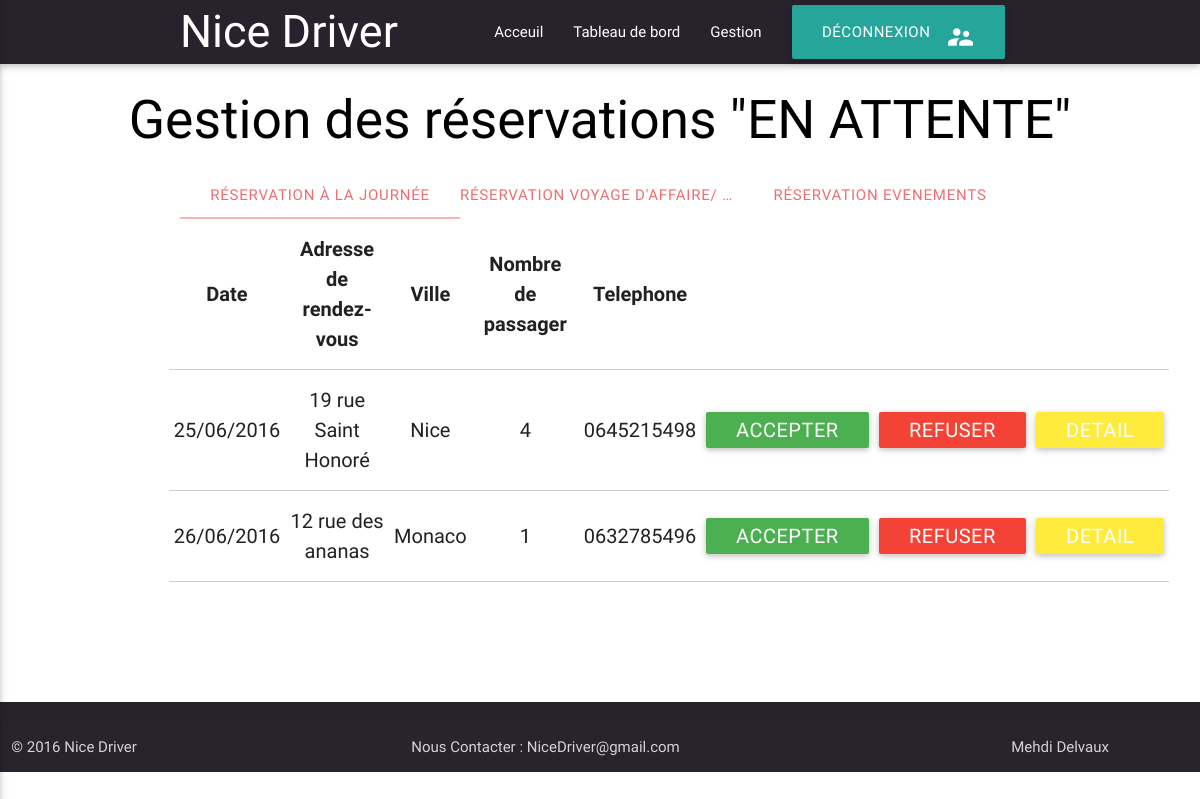
Screenshot of /vue/tableau_de_bord.php with the database file from the repository.
### tables this page shows
CREATE TABLE IF NOT EXISTS `reservationjour` (
  `id` int(11) NOT NULL AUTO_INCREMENT,
  `nom` varchar(255) NOT NULL,
  `email` varchar(255) NOT NULL,
  `dateD` varchar(255) NOT NULL,
  `adresse` varchar(255) NOT NULL,
  `nbpassager` int(11) NOT NULL,
  `tel` varchar(255) NOT NULL,
  `ville` varchar(255) NOT NULL,
  `etat` varchar(255) NOT NULL,
  PRIMARY KEY (`id`)
);

### modele/get_reservation.php (called while the page is built, shortened)
<?php
class GET_RESERVATION{
	static function get_reservationJour_attente()
	{
    $bdd=connexion();
    $etat="en attente";
	$req = $bdd->prepare('SELECT * FROM reservationjour WHERE etat=:etat ');
	$req->execute(array(':etat' => $etat));
    $reservations = $req->fetchAll();
    return $reservations;
	}
}

### vue/Admin_jour_list.php
<div class="tab-content">
    <div id="ReservJ" class="tab-pane fade in active">
     <table class="table2 highlight centered bordered  " >
        <thead>
          <tr>
              <th data-field="dateD">Date</th>
              <th data-field="adresse">Adresse de rendez-vous</th>
              <th data-field="ville">Ville</th>
              <th data-field="nbpassager">Nombre de passager</th>
              <th data-field="tel">Telephone</th>
          </tr>
        </thead>
        <tbody>
          <?php
              require_once('../modele/get_reservation.php');
              $attente = GET_RESERVATION::get_reservationJour_attente();
              foreach($attente as $reservation)
              {
                print "<tr> <td>" .  $reservation["dateD"] . "</td>";
                print "<td>" .  $reservation["adresse"] . "</td>";
                print "<td>" .  $reservation["ville"] . "</td>";
                print "<td>" .$reservation["nbpassager"]."</td>";
                print "<td>" .$reservation["tel"]."</td>";
                print "<td><a class=\"waves-effect waves-light green btn btn-small btn-lg\" href=\"../controller/modifier_reservation_jour.php?id=".  $reservation["id"] ."\">Accepter</a></td>";
                print "<td><a class=\"waves-effect waves-light red btn btn-small btn-lg\" href=\"../controller/supprimer_reservation_jour.php?id=".  $reservation["id"] ."\">Refuser</a></td>";
                print "<td><a class=\"waves-effect waves-light yellow btn btn-small btn-lg\" href=\"detail_reservation_jour.php?id=".  $reservation["id"] ."\">Detail</a></td>";
              }
			?>
        </tbody>
      </table>
    </div>
    </div>

### vue/css/style.css (style rules this page uses)
.table2 { background-color: white; width: 1000px; height: 200px; margin: 0 auto; font-size: 20px; border-radius: 0px; overflow: hidden; margin-bottom:100px }
body { display: flex; min-height: 100vh; flex-direction: column; }

### rows the page displays
reservationjour: dateD "25/06/2016", adresse "19 rue Saint Honoré", ville "Nice", nbpassager "4", tel "0645215498"
reservationjour: dateD "26/06/2016", adresse "12 rue des ananas", ville "Monaco", nbpassager "1", tel "0632785496"
